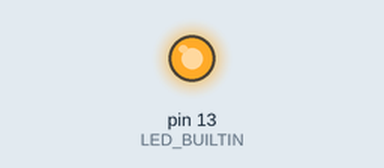
Bench run of a sketch on a simulated Arduino Uno, built with avr-gcc and run on an emulated ATmega328P. On the bench: output pins drawn as LEDs (lit = HIGH).

Above: at 0.2 s.
At 21.2 s:
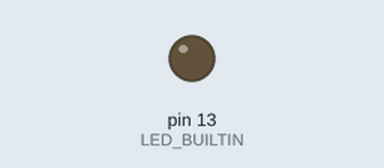
Timing chart, 0 to 22.9 s (numbered marks = the images above):
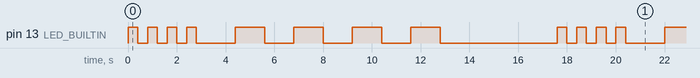

The sketch:

Blink.ino
```cpp
// the setup function runs once when you press reset or power the board
void setup() {
  // initialize digital pin LED_BUILTIN as an output.
  pinMode(LED_BUILTIN, OUTPUT);
}

// the loop function runs over and over again forever
void loop() {
  for (int i = 0; i <= 3; i++){
    digitalWrite(LED_BUILTIN, HIGH);   // turn the LED on (HIGH is the voltage level)
    delay(400);                       // wait for a second
    digitalWrite(LED_BUILTIN, LOW);    // turn the LED off by making the voltage LOW
    delay(400);
  }
  digitalWrite(LED_BUILTIN, LOW);
  delay(1200);

  for (int i = 0; i<= 3; i++){
    digitalWrite(LED_BUILTIN, HIGH);   // turn the LED on (HIGH is the voltage level)
    delay(1200);                       // wait for a second
    digitalWrite(LED_BUILTIN, LOW);    // turn the LED off by making the voltage LOW
    delay(1200);
  }
  digitalWrite(LED_BUILTIN, LOW);    // turn the LED off by making the voltage LOW
  delay(3600);
}
```

Measured:
- by itself, pin 13 (LED_BUILTIN): repeats every 17.6 s: 3 × (LOW 0.40 s, HIGH 0.40 s), LOW 1.6 s, 3 × (HIGH 1.2 s, LOW 1.2 s), HIGH 1.2 s, LOW 4.8 s, HIGH 0.40 s
- by itself, everything shown: repeats every 17.6 s, in 16 steps
